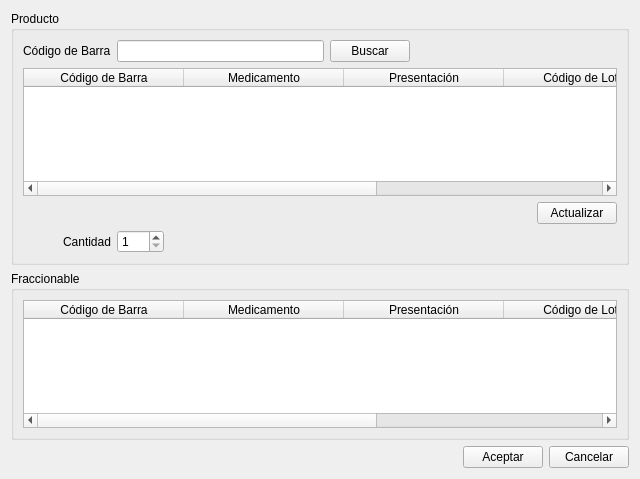
<?xml version="1.0" encoding="UTF-8"?>
<ui version="4.0">
 <class>vtnFraccionarProducto</class>
 <widget class="QWidget" name="vtnFraccionarProducto">
  <property name="geometry">
   <rect>
    <x>0</x>
    <y>0</y>
    <width>640</width>
    <height>479</height>
   </rect>
  </property>
  <property name="windowTitle">
   <string>Fraccionar Producto</string>
  </property>
  <layout class="QVBoxLayout" name="verticalLayout">
   <item>
    <widget class="QGroupBox" name="gbProducto">
     <property name="title">
      <string>Producto</string>
     </property>
     <layout class="QFormLayout" name="formLayout">
      <property name="fieldGrowthPolicy">
       <enum>QFormLayout::AllNonFixedFieldsGrow</enum>
      </property>
      <property name="labelAlignment">
       <set>Qt::AlignRight|Qt::AlignTrailing|Qt::AlignVCenter</set>
      </property>
      <item row="0" column="0">
       <widget class="QLabel" name="label_2">
        <property name="text">
         <string>Código de Barra</string>
        </property>
       </widget>
      </item>
      <item row="0" column="1">
       <layout class="QHBoxLayout" name="horizontalLayout">
        <item>
         <widget class="QLineEdit" name="lineCod_Barra">
          <property name="contextMenuPolicy">
           <enum>Qt::DefaultContextMenu</enum>
          </property>
          <property name="statusTip">
           <string>Ingrese código de barra del Producto (exactamente 9 números)</string>
          </property>
          <property name="accessibleDescription">
           <string>codigo</string>
          </property>
         </widget>
        </item>
        <item>
         <widget class="QPushButton" name="btnBuscar">
          <property name="focusPolicy">
           <enum>Qt::TabFocus</enum>
          </property>
          <property name="text">
           <string>Buscar</string>
          </property>
         </widget>
        </item>
        <item>
         <spacer name="horizontalSpacer_2">
          <property name="orientation">
           <enum>Qt::Horizontal</enum>
          </property>
          <property name="sizeHint" stdset="0">
           <size>
            <width>40</width>
            <height>20</height>
           </size>
          </property>
         </spacer>
        </item>
       </layout>
      </item>
      <item row="3" column="0" colspan="2">
       <widget class="QTableWidget" name="tablaProducto">
        <property name="editTriggers">
         <set>QAbstractItemView::NoEditTriggers</set>
        </property>
        <property name="selectionMode">
         <enum>QAbstractItemView::SingleSelection</enum>
        </property>
        <property name="selectionBehavior">
         <enum>QAbstractItemView::SelectRows</enum>
        </property>
        <attribute name="horizontalHeaderDefaultSectionSize">
         <number>160</number>
        </attribute>
        <attribute name="horizontalHeaderStretchLastSection">
         <bool>true</bool>
        </attribute>
        <column>
         <property name="text">
          <string>Código de Barra</string>
         </property>
        </column>
        <column>
         <property name="text">
          <string>Medicamento</string>
         </property>
        </column>
        <column>
         <property name="text">
          <string>Presentación</string>
         </property>
        </column>
        <column>
         <property name="text">
          <string>Código de Lote</string>
         </property>
        </column>
        <column>
         <property name="text">
          <string>Cantidad</string>
         </property>
        </column>
       </widget>
      </item>
      <item row="5" column="0">
       <widget class="QLabel" name="label_7">
        <property name="text">
         <string>Cantidad</string>
        </property>
       </widget>
      </item>
      <item row="5" column="1">
       <layout class="QHBoxLayout" name="horizontalLayout_6">
        <item>
         <widget class="QSpinBox" name="spinCantidad">
          <property name="statusTip">
           <string>Ingrese la cantidad del Producto para dicho lote</string>
          </property>
          <property name="minimum">
           <number>1</number>
          </property>
          <property name="maximum">
           <number>100</number>
          </property>
          <property name="singleStep">
           <number>1</number>
          </property>
         </widget>
        </item>
        <item>
         <spacer name="horizontalSpacer_4">
          <property name="orientation">
           <enum>Qt::Horizontal</enum>
          </property>
          <property name="sizeHint" stdset="0">
           <size>
            <width>40</width>
            <height>20</height>
           </size>
          </property>
         </spacer>
        </item>
       </layout>
      </item>
      <item row="4" column="1">
       <layout class="QHBoxLayout" name="horizontalLayout_7">
        <item>
         <spacer name="horizontalSpacer_6">
          <property name="orientation">
           <enum>Qt::Horizontal</enum>
          </property>
          <property name="sizeHint" stdset="0">
           <size>
            <width>40</width>
            <height>20</height>
           </size>
          </property>
         </spacer>
        </item>
        <item>
         <widget class="QPushButton" name="btnActualizar">
          <property name="text">
           <string>Actualizar</string>
          </property>
         </widget>
        </item>
       </layout>
      </item>
     </layout>
    </widget>
   </item>
   <item>
    <widget class="QGroupBox" name="gbFraccionable">
     <property name="title">
      <string>Fraccionable</string>
     </property>
     <layout class="QFormLayout" name="formLayout_2">
      <item row="0" column="0" colspan="2">
       <widget class="QTableWidget" name="tablaFraccionable">
        <property name="editTriggers">
         <set>QAbstractItemView::NoEditTriggers</set>
        </property>
        <property name="selectionMode">
         <enum>QAbstractItemView::SingleSelection</enum>
        </property>
        <property name="selectionBehavior">
         <enum>QAbstractItemView::SelectRows</enum>
        </property>
        <attribute name="horizontalHeaderDefaultSectionSize">
         <number>160</number>
        </attribute>
        <attribute name="horizontalHeaderStretchLastSection">
         <bool>true</bool>
        </attribute>
        <column>
         <property name="text">
          <string>Código de Barra</string>
         </property>
        </column>
        <column>
         <property name="text">
          <string>Medicamento</string>
         </property>
        </column>
        <column>
         <property name="text">
          <string>Presentación</string>
         </property>
        </column>
        <column>
         <property name="text">
          <string>Código de Lote</string>
         </property>
        </column>
        <column>
         <property name="text">
          <string>Cantidad</string>
         </property>
        </column>
       </widget>
      </item>
     </layout>
    </widget>
   </item>
   <item>
    <layout class="QHBoxLayout" name="horizontalLayout_5">
     <item>
      <spacer name="horizontalSpacer_3">
       <property name="orientation">
        <enum>Qt::Horizontal</enum>
       </property>
       <property name="sizeHint" stdset="0">
        <size>
         <width>40</width>
         <height>20</height>
        </size>
       </property>
      </spacer>
     </item>
     <item>
      <widget class="QPushButton" name="btnAceptar">
       <property name="text">
        <string>Aceptar</string>
       </property>
      </widget>
     </item>
     <item>
      <widget class="QPushButton" name="btnCancelar">
       <property name="text">
        <string>Cancelar</string>
       </property>
      </widget>
     </item>
    </layout>
   </item>
  </layout>
 </widget>
 <tabstops>
  <tabstop>lineCod_Barra</tabstop>
  <tabstop>btnBuscar</tabstop>
  <tabstop>tablaProducto</tabstop>
  <tabstop>btnActualizar</tabstop>
  <tabstop>spinCantidad</tabstop>
  <tabstop>tablaFraccionable</tabstop>
  <tabstop>btnAceptar</tabstop>
  <tabstop>btnCancelar</tabstop>
 </tabstops>
 <resources/>
 <connections/>
</ui>
